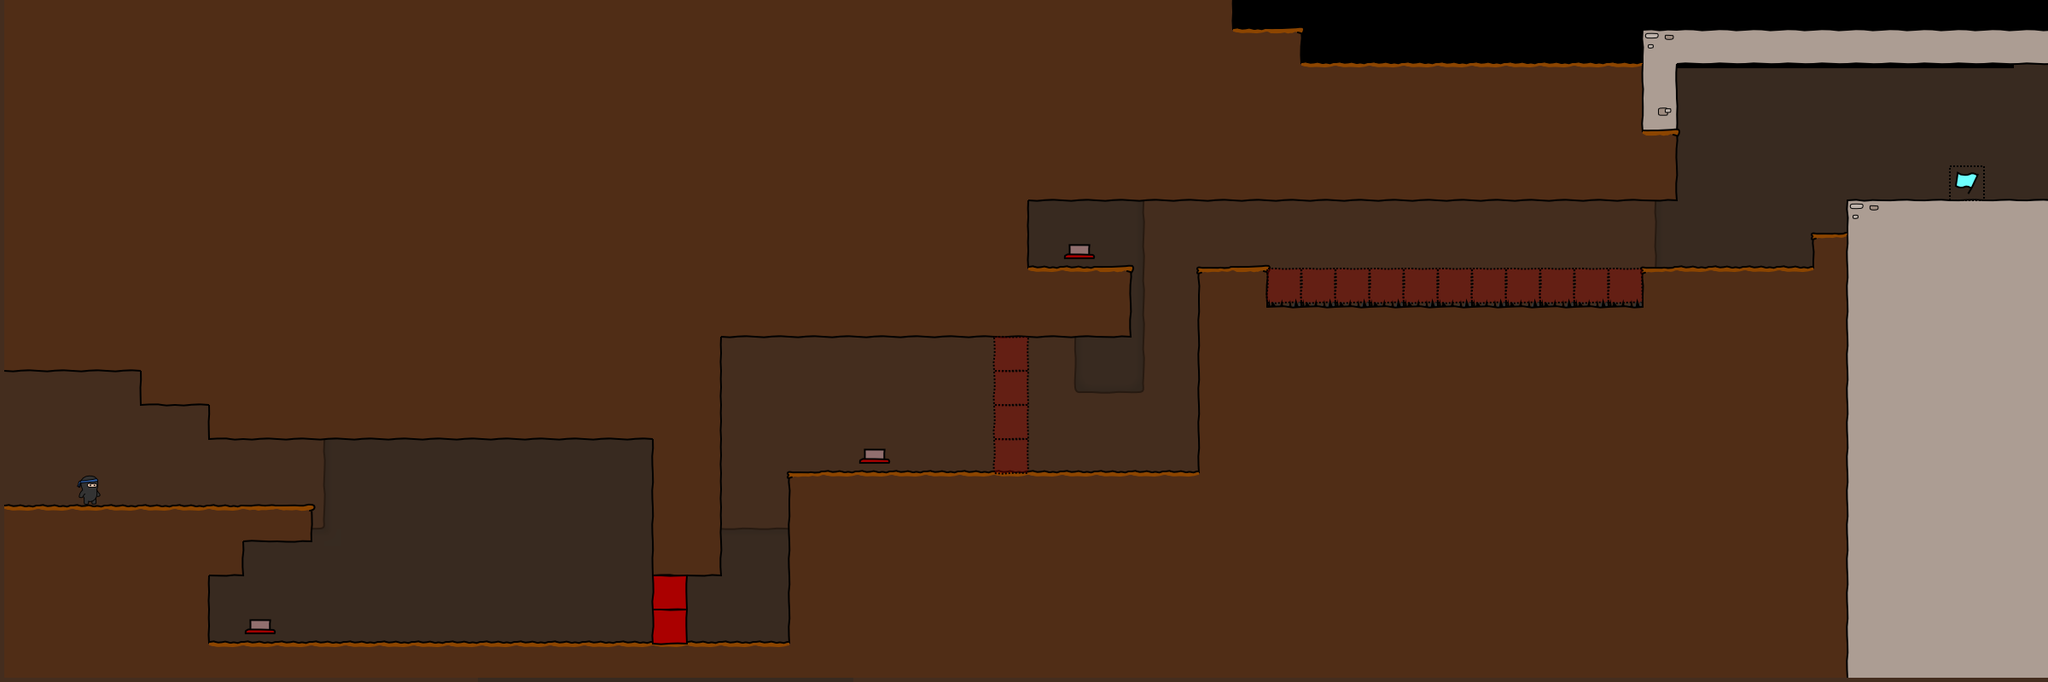

This game map was drawn from its Tiled (.tmx) file and the tilesets committed beside it. A one-line description and the trimmed map source follow:
An orthogonal 60x20 tile map with 40x40 px tiles, 4 tile layers (bg, walls, objects, fg), 4 tilesets.

<map version="1.0" orientation="orthogonal" width="60" height="20" tilewidth="40" tileheight="40">
 <properties>
  <property name="atl_directory" value="maps/" />
  <property name="atl_drawObjects" value="true" />
  <property name="atl_useSpritebatch" value="true" />
  <property name="atl_viewH" value="600" />
  <property name="atl_viewPadding" value="10" />
  <property name="atl_viewScaling" value="1" />
  <property name="atl_viewW" value="800" />
  <property name="atl_viewX" value="0" />
  <property name="atl_viewY" value="0" />
 </properties>
 <tileset firstgid="1" name="world1" tilewidth="50" tileheight="50">
  <image source="world1.png" width="400" height="850" />
 </tileset>
 <tileset firstgid="137" name="background" tilewidth="40" tileheight="40">
  <image source="background1.png" width="320" height="1480" />
 </tileset>
 <tileset firstgid="433" name="objectpalette" tilewidth="50" tileheight="50">
  <image source="objectpalette.png" width="400" height="500" />
 </tileset>
 <tileset firstgid="513" name="foreground" tilewidth="50" tileheight="50">
  <image source="foreground1.png" width="400" height="400" />
 </tileset>
 <layer name="bg" width="60" height="20">
  <properties>
   <property name="atl_offsetX" value="0" />
   <property name="atl_offsetY" value="0" />
   <property name="atl_parallaxX" value="1" />
   <property name="atl_parallaxY" value="1" />
  </properties>
  <data>[1200 cells, 1153 non-empty, 13 distinct tile ids]</data>
 </layer>
 <layer name="walls" width="60" height="20">
  <properties>
   <property name="atl_offsetX" value="0" />
   <property name="atl_offsetY" value="0" />
   <property name="atl_parallaxX" value="1" />
   <property name="atl_parallaxY" value="1" />
  </properties>
  <data>[1200 cells, 883 non-empty, 18 distinct tile ids]</data>
 </layer>
 <layer name="objects" width="60" height="20">
  <properties>
   <property name="atl_offsetX" value="0" />
   <property name="atl_offsetY" value="0" />
   <property name="atl_parallaxX" value="1" />
   <property name="atl_parallaxY" value="1" />
  </properties>
  <data>[1200 cells, 22 non-empty, 5 distinct tile ids]</data>
 </layer>
 <layer name="fg" width="60" height="20">
  <properties>
   <property name="atl_offsetX" value="0" />
   <property name="atl_offsetY" value="0" />
   <property name="atl_parallaxX" value="1" />
   <property name="atl_parallaxY" value="1" />
  </properties>
  <data>[1200 cells, 11 non-empty, 1 distinct tile ids]</data>
 </layer>
</map>
